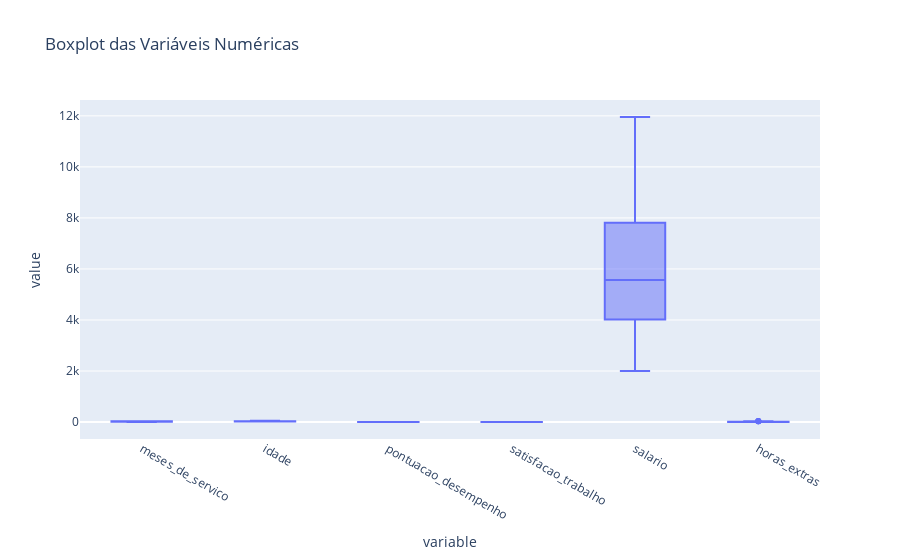

The code cell stored with this chart in its notebook:
### Code cell
# essa opção é a principal que utilizei, mas gráficos interativos não são exibidos quando olhamos pelo github então a versão acima é de um gráfico estático só para representação formal
boxplot = px.box(quantitativas, title='Boxplot das Variáveis Numéricas')
boxplot.show()

### Figure 1 — Plotly figure (JSON) as saved in the notebook; plotly's stock layout.template omitted (floating-point values rounded to 4 significant figures; data arrays with more than 128 entries replaced by an {"elided": "..."} marker saying what was removed)
{"data": [{"alignmentgroup": "True", "hovertemplate": "variable=%{x}<br>value=%{y}<extra></extra>", "legendgroup": "", "marker": {"color": "#636efa"}, "name": "", "notched": false, "offsetgroup": "", "orientation": "v", "showlegend": false, "type": "box", "x": {"elided": "3900 str values"}, "x0": " ", "xaxis": "x", "y": {"elided": "3900 float values"}, "y0": " ", "yaxis": "y"}], "layout": {"boxmode": "group", "legend": {"tracegroupgap": 0}, "title": {"text": "Boxplot das Variáveis Numéricas"}, "xaxis": {"anchor": "y", "domain": [0, 1], "title": {"text": "variable"}}, "yaxis": {"anchor": "x", "domain": [0, 1], "title": {"text": "value"}}}}
